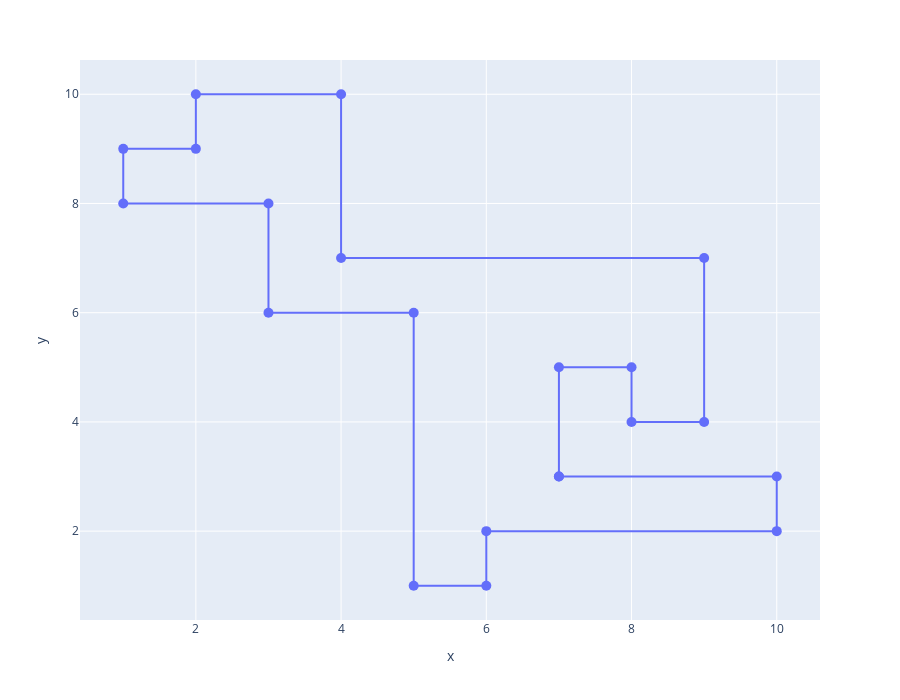

The cell this chart's notebook holds for it:
### Markdown cell above
**Segue uma amostra de como é o formato do polígono carregado que representa a planta da galeria de arte:**

### Code cell
v = list(map(lambda P: (P.x,P.y),G.vertices))
v.append(v[0]) # Repete primeiro vértice ao final para fechar o polígono

fig = px.line(x=np.array(v)[:,0],y=np.array(v)[:,1],markers=True, width=900, height=700)
fig.update_traces(marker_size=10)
fig.show()

### Figure 1 — Plotly figure (JSON) as saved in the notebook; plotly's stock layout.template omitted (floating-point values rounded to 4 significant figures)
{"data": [{"hovertemplate": "x=%{x}<br>y=%{y}<extra></extra>", "legendgroup": "", "line": {"color": "#636efa", "dash": "solid"}, "marker": {"size": 10, "symbol": "circle"}, "mode": "lines+markers", "name": "", "orientation": "v", "showlegend": false, "type": "scatter", "x": [7, 7, 8, 8, 9, 9, 4, 4, 2, 2, 1, 1, 3, 3, 5, 5, 6, 6, 10, 10, 7], "xaxis": "x", "y": [3, 5, 5, 4, 4, 7, 7, 10, 10, 9, 9, 8, 8, 6, 6, 1, 1, 2, 2, 3, 3], "yaxis": "y"}], "layout": {"height": 700, "legend": {"tracegroupgap": 0}, "margin": {"t": 60}, "width": 900, "xaxis": {"anchor": "y", "domain": [0, 1], "title": {"text": "x"}}, "yaxis": {"anchor": "x", "domain": [0, 1], "title": {"text": "y"}}}}
